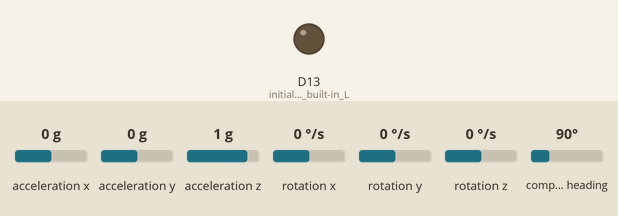
Simulated run of this sketch. Board: Arduino Nano 33 BLE. On the bench: output pins drawn as LEDs (lit = HIGH). The inputs (shaded band) are chosen by the test bench; at power-on: acceleration x 0 g, acceleration y 0 g, acceleration z 1 g, rotation x 0 °/s, rotation y 0 °/s, rotation z 0 °/s, compass heading 90°. Nothing arrives over Bluetooth unless stated; a phone connects over Bluetooth LE 3 s after start; what the sketch prints to the serial monitor is not drawn.

Above: at 0.1 s.
At 10.1 s:
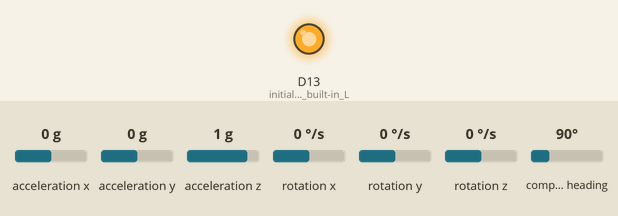
Timing chart, 0 to 11.6 s (numbered marks = the images above):
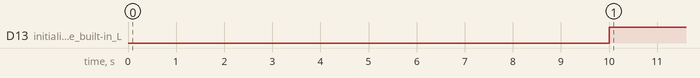

The sketch:

Madwick.ino
```cpp
#include <ArduinoBLE.h>
#include <Arduino_LSM9DS1.h>
#include <MadgwickAHRS.h>

// Madgwick
Madgwick filter;
// sensor's sample rate is fixed at 119 Hz:
const float sensorRate = 119;

float roll, pitch, heading;

// BLE Service
BLEService imuService("917649A0-D98E-11E5-9EEC-0002A5D5C51B"); // Custom UUID

// BLE Characteristic
BLECharacteristic imuCharacteristic("917649A1-D98E-11E5-9EEC-0002A5D5C51B", BLERead | BLENotify, 12);

long previousMillis = 0;  // last timechecked, in ms
unsigned long micros_per_reading, micros_previous;

void setup() {
  Serial.begin(115200);    // initialize serial communication

  pinMode(LED_BUILTIN, OUTPUT); // initialize the built-in LED pin to indicate when a central is connected

  // begin initialization
  if (!IMU.begin()) {
    Serial.println("Failed to initialize IMU!");
    while (1);
  }

  if (!BLE.begin()) {
    Serial.println("starting BLE failed!");
    while (1);
  }

  // Setup bluetooth
  BLE.setLocalName("ArduinoIMU");
  BLE.setAdvertisedService(imuService);
  imuService.addCharacteristic(imuCharacteristic);
  BLE.addService(imuService);

  // start advertising
  BLE.advertise();
  Serial.println("Bluetooth device active, waiting for connections...");

  // start the filter to run at the sample rate:
  filter.begin(119);

  delay(10000);

  Serial.print("Accelerometer sample rate = ");
  Serial.print(IMU.accelerationSampleRate());
  Serial.println(" Hz");
  Serial.println();
  Serial.println("Acceleration in G's");
  Serial.println("X\tY\tZ");
  Serial.print("Gyroscope sample rate = ");
  Serial.print(IMU.gyroscopeSampleRate());
  Serial.println(" Hz");
  Serial.println();
  Serial.println("Gyroscope in degrees/second");
  Serial.println("X\tY\tZ");
  Serial.print("Magnetic field sample rate = ");
  Serial.print(IMU.magneticFieldSampleRate());
  Serial.println(" uT");
  Serial.println();
  Serial.println("Magnetic Field in uT");
  Serial.println("X\tY\tZ");

  micros_per_reading = 1000000 / 119;
  micros_previous = micros();
}


// send IMU data
void sendSensorData() {

  float ax, ay, az; // Acceleration
  float gx, gy, gz; // Gyroscope
  float mx, my, mz; // Magnometer

  // read orientation x, y and z eulers
  IMU.readAcceleration(ax, ay, az);
  IMU.readGyroscope(gx, gy, gz);
  IMU.readMagneticField(mx, my, mz);

  filter.update(gx, gy, gz, ax, ay, az, -mx, my, mz); //for all 3
  roll = filter.getRoll();
  pitch = filter.getPitch();
  heading = filter.getYaw();
  Serial.print("Orientation: ");
  Serial.print(heading);
  Serial.print(" ");
  Serial.print(pitch);
  Serial.print(" ");
  Serial.println(roll);

  // Send 3x eulers over bluetooth as 1x byte array
  float data[3];
  data[0] = heading;
  data[1] = pitch;
  data[2] = roll;
  imuCharacteristic.setValue((byte *) &data, 12);

}

void loop() {
  // wait for a BLE central
  BLEDevice central = BLE.central();

  // if a BLE central is connected to the peripheral:
  if (central) {
    Serial.print("Connected to central: ");
    // print the central's BT address:
    Serial.println(central.address());
    // turn on the LED to indicate the connection:
    digitalWrite(LED_BUILTIN, HIGH);

    // while the central is connected:
    while (central.connected()) {
      unsigned long micros_now;
      micros_now = micros();

      if (micros_now - micros_previous >= micros_per_reading) {
        if (IMU.accelerationAvailable() && IMU.gyroscopeAvailable() && IMU.magneticFieldAvailable()) { // XX
          sendSensorData();
          micros_previous = micros_previous + micros_per_reading;
        }
      }
    }
    // when the central disconnects, turn off the LED:
    digitalWrite(LED_BUILTIN, LOW);
    Serial.print("Disconnected from central: ");
    Serial.println(central.address());
  }
}
```

Measured:
- by itself, D13 (initialize_the_built-in_L): LOW → HIGH at 10.0 s
